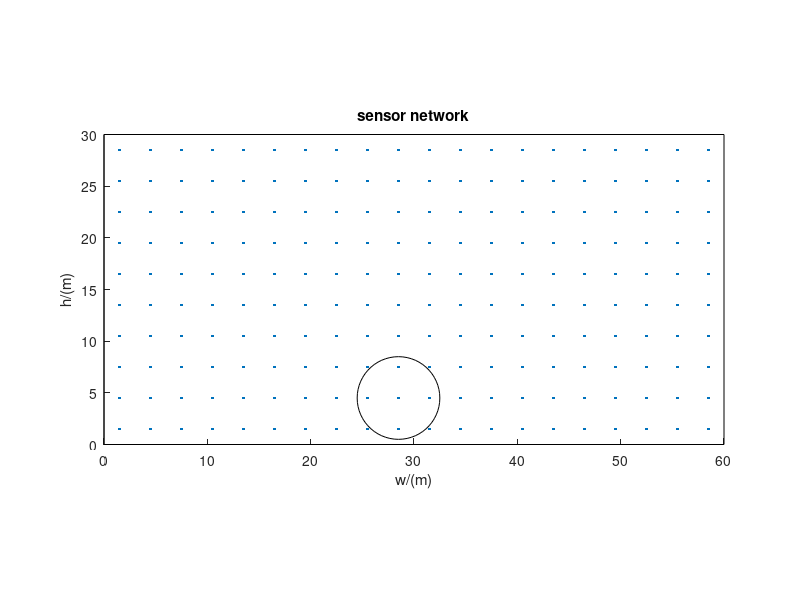

The MATLAB source for this figure:
clear all
clc
close all
%% generate the coordinates
x=1.5:3:60;
x=repmat(x,[1,10]);
y1=ones(1,20)*1.5;
y2=y1+3;
y3=y2+3;
y4=y3+3;
y5=y4+3;
y6=y5+3;
y7=y6+3;
y8=y7+3;
y9=y8+3;
y10=y9+3;
y=[y1, y2, y3, y4, y5, y6, y7,y8,y9,y10];
%% scatter the sensors
scatter(x,y,'.r');
hold on 
% draw the transmission region
for i=30
    rectangle('Position',[x(i)-4,y(i)-4,8,8],'Curvature',[1,1]);
end
hold on
%% draw the plant
rectangle('Position',[0,0,60,30])
axis equal
title('sensor network')
xlabel('w/(m)')
ylabel('h/(m)')
axis([0 60 0 30])

